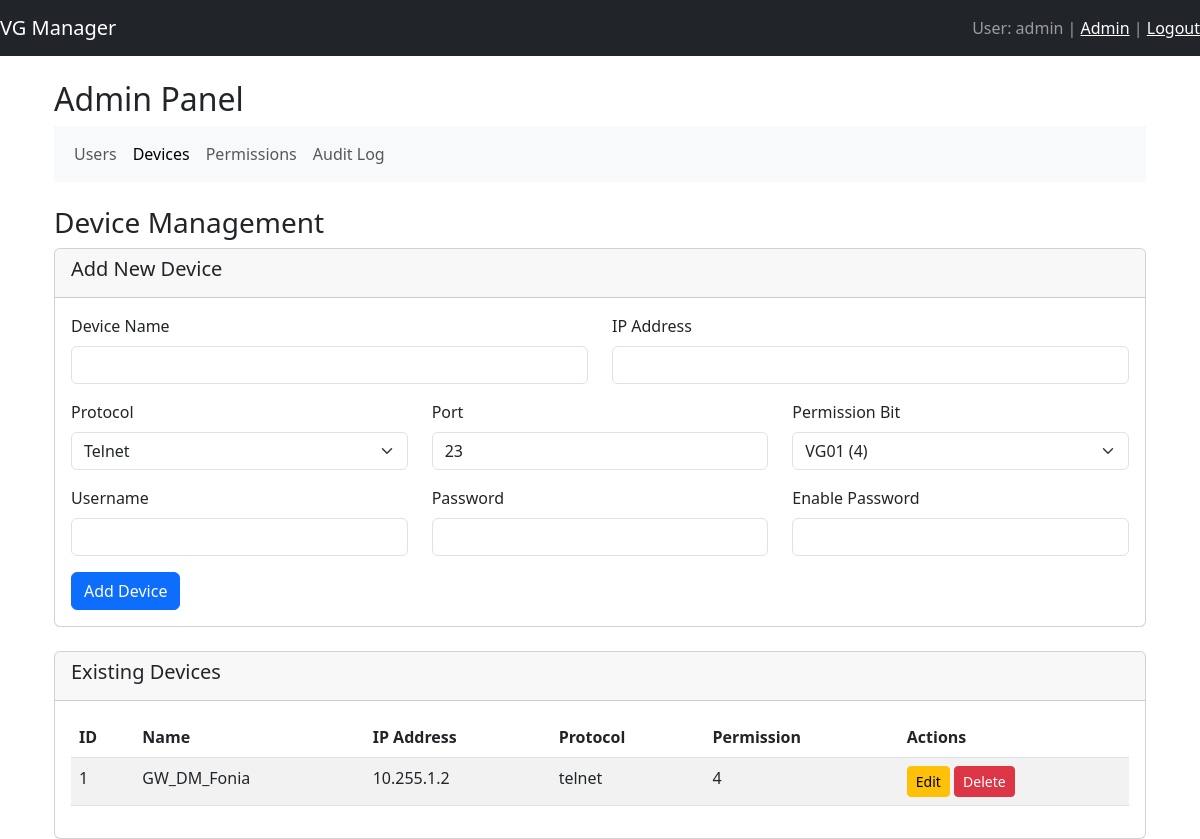
/admin/devices (signed in), run on the app's committed database.
### models.py (models this page shows, shortened)
class User(UserMixin, db.Model):
    id = db.Column(db.Integer, primary_key=True)
    username = db.Column(db.String(150), unique=True, nullable=False)
    password_hash = db.Column(db.String(200), nullable=False)
    role_mask = db.Column(db.Integer, default=Permissions.NONE)
    def can(self, permission):
        return (self.role_mask & permission) == permission

class Device(db.Model):
    id = db.Column(db.Integer, primary_key=True)
    name = db.Column(db.String(50), unique=True)
    ip_address = db.Column(db.String(50))
    protocol = db.Column(db.String(10), default='telnet') # 'telnet' or 'http'
    port = db.Column(db.Integer, default=23)
    username = db.Column(db.String(50))
    password = db.Column(db.String(50))
    enable_password = db.Column(db.String(50))
    permission_bit = db.Column(db.Integer, default=0)

### app.py (the view, shortened to what this page needs)
@app.route('/admin/devices', methods=['GET', 'POST'])
@login_required
@admin_required
def admin_devices():
    devices = Device.query.all()
    permissions = Permissions.get_all_device_permissions()
    return render_template('admin_devices.html', devices=devices, permissions=permissions, active_page='devices')

### app.py (called while the page is built)
@login_manager.user_loader
def load_user(user_id):
    return User.query.get(int(user_id))

def admin_required(f):
    @wraps(f)
    def decorated_function(*args, **kwargs):
        if not current_user.is_authenticated or not current_user.can(Permissions.ADMIN_ACCESS):
            flash("Admin access required", "danger")
            return redirect(url_for('dashboard'))
        return f(*args, **kwargs)
    return decorated_function

### config.py (called while the page is built)
    @staticmethod
    def get_all_device_permissions():
        from models import Permission
        try:
            permissions = Permission.query.filter(
                Permission.name.like('DEVICE_%')
            ).order_by(Permission.value).all()
            return [(p.value, p.name.replace('DEVICE_', '')) for p in permissions]
        except:
            return [
                (Permissions.DEVICE_VG01, "VG01"),
                (Permissions.DEVICE_VG02, "VG02"),
                (Permissions.DEVICE_VG03, "VG03"),
                (Permissions.DEVICE_VG04, "VG04"),
                (Permissions.DEVICE_VG05, "VG05"),
                (Permissions.DEVICE_VG06, "VG06"),
            ]

### templates/admin_devices.html (shortened to what this page needs)
{% extends "admin_base.html" %}
{% block admin_content %}
<h3>Device Management</h3>
<div class="card mb-4">
    <div class="card-header">
        <h5>Add New Device</h5>
    </div>
    <div class="card-body">
        <form method="POST" action="{{ url_for('admin_devices') }}">
            <div class="row mb-3">
                <div class="col-md-6">
                    <label for="name" class="form-label">Device Name</label>
                    <input type="text" class="form-control" id="name" name="name" required>
                </div>
                <div class="col-md-6">
                    <label for="ip_address" class="form-label">IP Address</label>
                    <input type="text" class="form-control" id="ip_address" name="ip_address" required>
                </div>
            </div>
            <div class="row mb-3">
                <div class="col-md-4">
                    <label for="protocol" class="form-label">Protocol</label>
                    <select class="form-select" id="protocol" name="protocol">
                        <option value="telnet">Telnet</option>
                    </select>
                </div>
                <div class="col-md-4">
                    <label for="port" class="form-label">Port</label>
                    <input type="number" class="form-control" id="port" name="port" value="23">
                </div>
                        <div class="col-md-4">
                            <label for="permission_bit" class="form-label">Permission Bit</label>
                            <select class="form-select" id="permission_bit" name="permission_bit">
                                {% for perm_value, perm_name in permissions %}
                                <option value="{{ perm_value }}">{{ perm_name }} ({{ perm_value }})</option>
                                {% endfor %}
                            </select>
                        </div>
            </div>
            <div class="row mb-3">
                <div class="col-md-4">
                    <label for="username" class="form-label">Username</label>
                    <input type="text" class="form-control" id="username" name="username" required>
                </div>
                <div class="col-md-4">
                    <label for="password" class="form-label">Password</label>
                    <input type="password" class="form-control" id="password" name="password" required>
                </div>
                <div class="col-md-4">
                    <label for="enable_password" class="form-label">Enable Password</label>
                    <input type="password" class="form-control" id="enable_password" name="enable_password">
                </div>
            </div>
            <button type="submit" class="btn btn-primary">Add Device</button>
        </form>
    </div>
</div>
<div class="card">
    <div class="card-header">
        <h5>Existing Devices</h5>
    </div>
    <div class="card-body">
        <div class="table-responsive">
            <table class="table table-striped">
                <thead>
                    <tr>
                        <th>ID</th>
                        <th>Name</th>
                        <th>IP Address</th>
                        <th>Protocol</th>
                        <th>Permission</th>
                        <th>Actions</th>
                    </tr>
                </thead>
                <tbody>
                    {% for device in devices %}
                    <tr>
                        <td>{{ device.id }}</td>
                        <td>{{ device.name }}</td>
                        <td>{{ device.ip_address }}</td>
                        <td>{{ device.protocol }}</td>
                        <td>{{ device.permission_bit }}</td>
                        <td>
                            <button class="btn btn-sm btn-warning" data-bs-toggle="modal" data-bs-target="#editDeviceModal{{ device.id }}">Edit</button>
                            <button class="btn btn-sm btn-danger" data-bs-toggle="modal" data-bs-target="#deleteDeviceModal{{ device.id }}">Delete</button>
                        </td>
                    </tr>
                    {% endfor %}
                </tbody>
            </table>
        </div>
    </div>
</div>
{% endblock %}

### templates/layout.html (shortened to what this page needs)
<!DOCTYPE html>
<html>
<head>
    <link href="https://cdn.jsdelivr.net/npm/bootstrap@5.3.0/dist/css/bootstrap.min.css" rel="stylesheet">
</head>
<body>
    <nav class="navbar navbar-dark bg-dark">
        <a class="navbar-brand" href="{{ url_for('dashboard') }}">VG Manager</a>
        <span class="navbar-text">
            User: {{ current_user.username }} |
            {% if current_user.can(1) %}<a href="{{ url_for('admin_dashboard') }}" class="text-white">Admin</a> | {% endif %}
            <a href="{{ url_for('logout') }}">Logout</a>
        </span>
    </nav>
    <div class="container mt-4">
        {% if content_type == 'dashboard' %}
            <h3>Select a Device</h3>
            <div class="list-group">
                {% for dev in devices %}
                    <a href="{{ url_for('diversion', device_id=dev.id) }}" class="list-group-item list-group-item-action">
                        {{ dev.name }} ({{ dev.ip_address }}) - Manage Diversions
                    </a>
                {% endfor %}
            </div>
        {% else %}
            {% block content %}{% endblock %}
        {% endif %}
    </div>
</body>
</html>

### data on the page
User: username "admin"
Device: id "1", name "GW_DM_Fonia", ip_address "10.255.1.2", protocol "telnet", permission_bit "4"

### other printed values
form field permission_bit "VG01 (4)"
